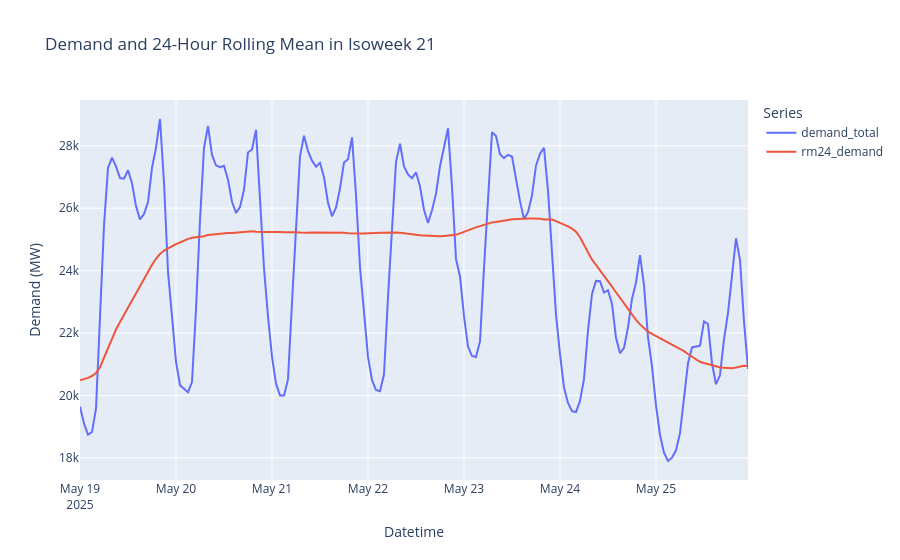

The notebook cell saved with this chart:
### Code cell
# use rolling windows of demand to evaluate its trend over time

energy["rm24_demand"] = energy["demand_total"].rolling(window=24).mean()

# filter for isoweek 21 to plot the rolling mean
isoweek_21 = energy[(energy["isoweek"] == 21)]

# plot the demand and rolling mean with plotly in isoweek 21

fig = px.line(
    isoweek_21[["demand_total", "rm24_demand"]],
    x=isoweek_21.index,
    y=["demand_total", "rm24_demand"],
    labels={"value": "Demand (MW)", "variable": "Series"},
    title="Demand and 24-Hour Rolling Mean in Isoweek 21",
)
fig.update_xaxes(title_text="Datetime")
fig.update_yaxes(title_text="Demand (MW)")
fig.show()

### Figure 1 — Plotly figure (JSON) as saved in the notebook; plotly's stock layout.template omitted (floating-point values rounded to 4 significant figures; data arrays with more than 128 entries replaced by an {"elided": "..."} marker saying what was removed)
{"data": [{"hovertemplate": "Series=demand_total<br>datetime=%{x}<br>Demand (MW)=%{y}<extra></extra>", "legendgroup": "demand_total", "line": {"color": "#636efa", "dash": "solid"}, "marker": {"symbol": "circle"}, "mode": "lines", "name": "demand_total", "orientation": "v", "showlegend": true, "type": "scatter", "x": {"elided": "168 str values"}, "xaxis": "x", "y": {"elided": "168 float values"}, "yaxis": "y"}, {"hovertemplate": "Series=rm24_demand<br>datetime=%{x}<br>Demand (MW)=%{y}<extra></extra>", "legendgroup": "rm24_demand", "line": {"color": "#EF553B", "dash": "solid"}, "marker": {"symbol": "circle"}, "mode": "lines", "name": "rm24_demand", "orientation": "v", "showlegend": true, "type": "scatter", "x": {"elided": "168 str values"}, "xaxis": "x", "y": {"elided": "168 float values"}, "yaxis": "y"}], "layout": {"legend": {"title": {"text": "Series"}, "tracegroupgap": 0}, "title": {"text": "Demand and 24-Hour Rolling Mean in Isoweek 21"}, "xaxis": {"anchor": "y", "domain": [0, 1], "title": {"text": "Datetime"}}, "yaxis": {"anchor": "x", "domain": [0, 1], "title": {"text": "Demand (MW)"}}}}
